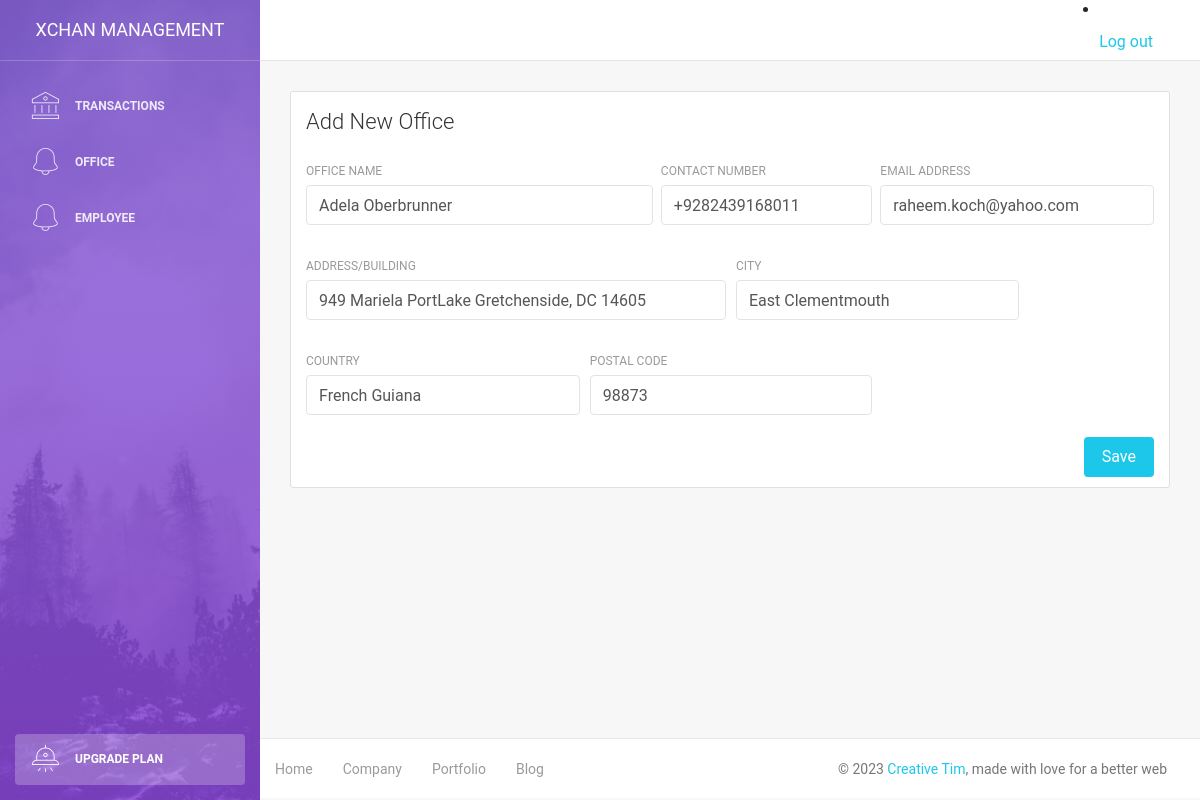
Page /office-edit.php?id=78 on the committed database.
### tables this page shows
CREATE TABLE `office` (
  `id` int NOT NULL AUTO_INCREMENT,
  `name` varchar(45) NOT NULL,
  `contactnum` varchar(45) DEFAULT NULL,
  `email` varchar(45) DEFAULT NULL,
  `address` varchar(45) DEFAULT NULL,
  `city` varchar(45) DEFAULT NULL,
  `country` varchar(45) DEFAULT NULL,
  `postal` int DEFAULT NULL,
  PRIMARY KEY (`id`)
);

### office-edit.php (the view, shortened to what this page needs)
<!DOCTYPE html>
<html lang="en">
<head>
    <link rel="stylesheet" href="https://maxcdn.bootstrapcdn.com/font-awesome/latest/css/font-awesome.min.css" />
    <link href="assets/css/bootstrap.min.css" rel="stylesheet" />
    <link href="assets/css/light-bootstrap-dashboard.css?v=2.0.0 " rel="stylesheet" />
    <link href="assets/css/demo.css" rel="stylesheet" />
</head>
<body>
<?php
  require('config/db.php');
    $id = $_GET['id'];
    $query = "SELECT * FROM office WHERE  id =" . $id;
    $result = mysqli_query($db,$query);
    if(mysqli_num_rows($result) > 0) {
        while($row = mysqli_fetch_assoc($result)) {
            $name = $row['name'];
            $contactnum = $row['contactnum'];
            $email = $row['email'];
            $address = $row['address'];
            $city = $row['city'];
            $country = $row['country'];
            $postal = $row['postal'];
    }
}
?>
    <div class="wrapper">
        <div class="sidebar" data-image="/assets/img/sidebar-5.jpg">
            <div class="sidebar-wrapper">
                <?php include('includes/sidebar.php');?>
            </div>
        </div>
    </div>
        <div class="main-panel">
            <?php include ('includes/navbar.php');?>
            <div class="content">
                <div class="container-fluid">
                    <div class="row">
                        <div class="col-md-12">
                            <div class="card">
                                <div class="card-header">
                                    <h4 class="card-title">Add New Office</h4>
                                </div>
                                <div class="card-body">
                                    <form method="POST" action="<?php $_SERVER['PHP_SELF'] ?>">
                                        <div class="row">
                                            <div class="col-md-5 pr-1">
                                                <div class="form-group">
                                                    <label>Office Name</label>
                                                    <input type="text" class="form-control" name="name" value="<?php echo $name ?>">
                                                </div>
                                            </div>
                                            <div class="col-md-3 px-1">
                                                <div class="form-group">
                                                    <label>Contact Number</label>
                                                    <input type="text" class="form-control" name="contactnum" value="<?php echo $contactnum ?>">
                                                </div>
                                            </div>
                                            <div class="col-md-4 pl-1">
                                                <div class="form-group">
                                                    <label for="exampleInputEmail1">Email Address</label>
                                                    <input type="email" class="form-control" name="email" value="<?php echo $email ?>">
                                                </div>
                                            </div>
                                        </div>
                                        <div class="row">
                                            <div class="col-md-6 pr-1">
                                                <div class="form-group">
                                                    <label>Address/Building</label>
                                                    <input type="text" class="form-control" name="address" value="<?php echo $address ?>">
                                                </div>
                                            </div>
                                            <div class="col-md-4 pr-1">
                                                <div class="form-group">
                                                    <label>City</label>
                                                    <input type="text" class="form-control" name="city" value="<?php echo $city ?>">
                                                </div>
                                            </div>
                                        </div>
                                        <div class="row">
                                            <div class="col-md-4 pr-1">
                                                <div class="form-group">
                                                    <label>Country</label>
                                                    <input type="text" class="form-control" name="country" value="<?php echo $country ?>">
                                                </div>
                                            </div>
                                            <div class="col-md-4 pr-1">
                                                <div class="form-group">
                                                    <label>Postal Code</label>
                                                    <input type="text" class="form-control" name="postal" value="<?php echo $postal ?>">
                                                </div>
                                            </div>
                                        </div>
                                        <button type="submit"
                                       name="submit" value="submit" class="btn btn-info btn-fill pull-right">Save</button>
                                        <div class="clearfix"></div>
                                    </form>
                                </div>
                            </div>
                        </div>
                    </div>
                </div>
            </div>
            <footer class="footer">
                <div class="container-fluid">
                    <nav>
                        <ul class="footer-menu">
                            <li>
                                <a href="#">
                                    Home
                                </a>
                            </li>
                            <li>
                                <a href="#">
                                    Company
                                </a>
                            </li>
                            <li>
                                <a href="#">
                                    Portfolio
                                </a>
                            </li>
                            <li>
                                <a href="#">
                                    Blog
                                </a>
                            </li>
                        </ul>
                        <p class="copyright text-center">
                            ©
                            <a href="http://www.creative-tim.com">Creative Tim</a>, made with love for a better web
                        </p>
                    </nav>
                </div>
            </footer>
        </div>
    </div>
</body>
</html>

### rows in the picture
office: name "Adela Oberbrunner", contactnum "+9282439168011", email "raheem.koch@yahoo.com", address "949 Mariela PortLake Gretchenside, DC 14605", city "East Clementmouth", country "French Guiana", postal "98873"
